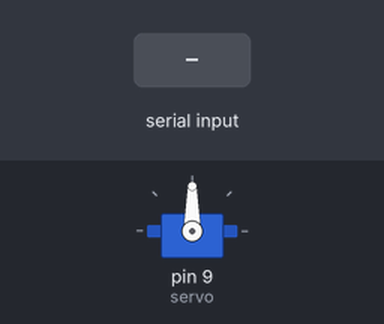
The sketch below on a simulated Arduino Uno, built with avr-gcc and run on an emulated ATmega328P. Shown: servo. The inputs (shaded band) are chosen by the test bench.

Above: at 1.2 s.
1.3 s: "90,45\n" received over Serial
At 2.0 s:
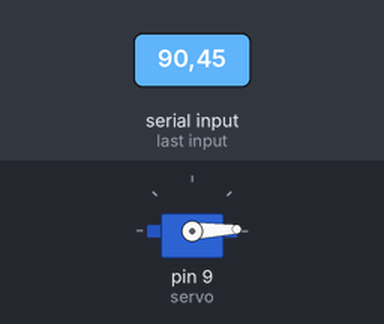
2.9 s: "30,150\n" received over Serial
At 23.3 s:
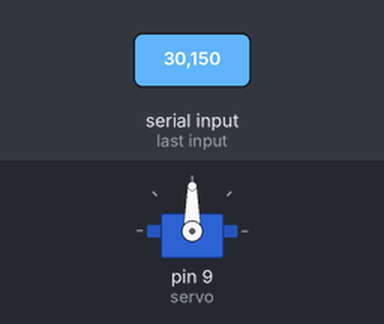
Timing chart, 0 to 24.5 s (numbered marks = the images above; inputs shaded):
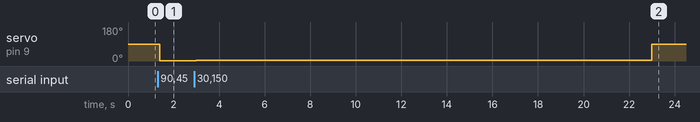

Measured:
- after the input at 1.3 s, servo on pin 9 (servo): 90° → 2° after 0.10 s
- after the input at 2.9 s, servo on pin 9 (servo): 2° → 4° after 0.10 s, → 90° 20.0 s later

The sketch:

final.ino
```cpp
#include <Servo.h>

Servo servo;
int prevX = 0;  // Previous x-coordinate
const int centerX = 320;  // Assuming frame width is 640
const int threshold = 80;  // Dead zone range
const int angleIncrement = 2.5;  // Angle increment for each step
int noObjectCounter = 0;  // Counter for consecutive iterations with no object

void setup() {
  // Initialize serial communication
  Serial.begin(9600);

  // Attach the servo to pin 9
  servo.attach(9);
  servo.write(90);
}

void loop() {
  // Check if data is available to read from serial
  if (Serial.available() > 0) {
    // Read the raw coordinates from serial
    String data = Serial.readStringUntil('\n');
    int commaIndex = data.indexOf(',');

    // Parse x-coordinate
    int x = data.substring(0, commaIndex).toInt();

    // Calculate deviation from the center
    int devX = x - centerX;

    // Apply dead zone
    if (abs(devX) < threshold) {
      devX = 0;
    }

    // Move the servo based on deviation
    int servoAngleX = map(devX, -centerX, centerX, 180, 0);

    // Adjust servo movement increment based on deviation
    int angleIncrementX = servoAngleX - prevX;
    if (angleIncrementX > angleIncrement) {
      servoAngleX = prevX + angleIncrement;
    } else if (angleIncrementX < -angleIncrement) {
      servoAngleX = prevX - angleIncrement;
    }
    prevX = servoAngleX;

    // Reset no object counter
    noObjectCounter = 0;

    // Set the servo angle
    servo.write(servoAngleX);
  } else {
    // Increment no object counter
    noObjectCounter++;

    // If no object detected for 100 iterations, rotate back to 90 degrees
    if (noObjectCounter >= 100) {
      servo.write(90);
      noObjectCounter = 0;  // Reset counter
    }
  }

  // Reduce delay for more responsiveness
  delay(200);  // Delay to allow servo to reach position
}
```
